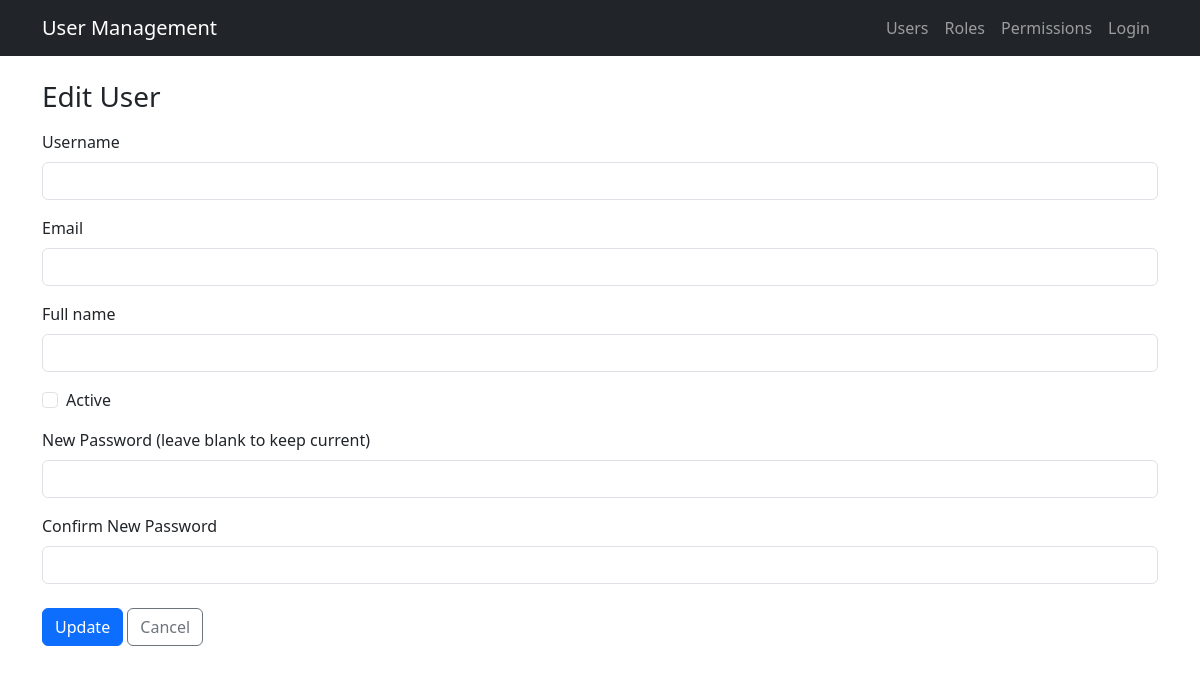
The app's page /users/3/edit, older data.
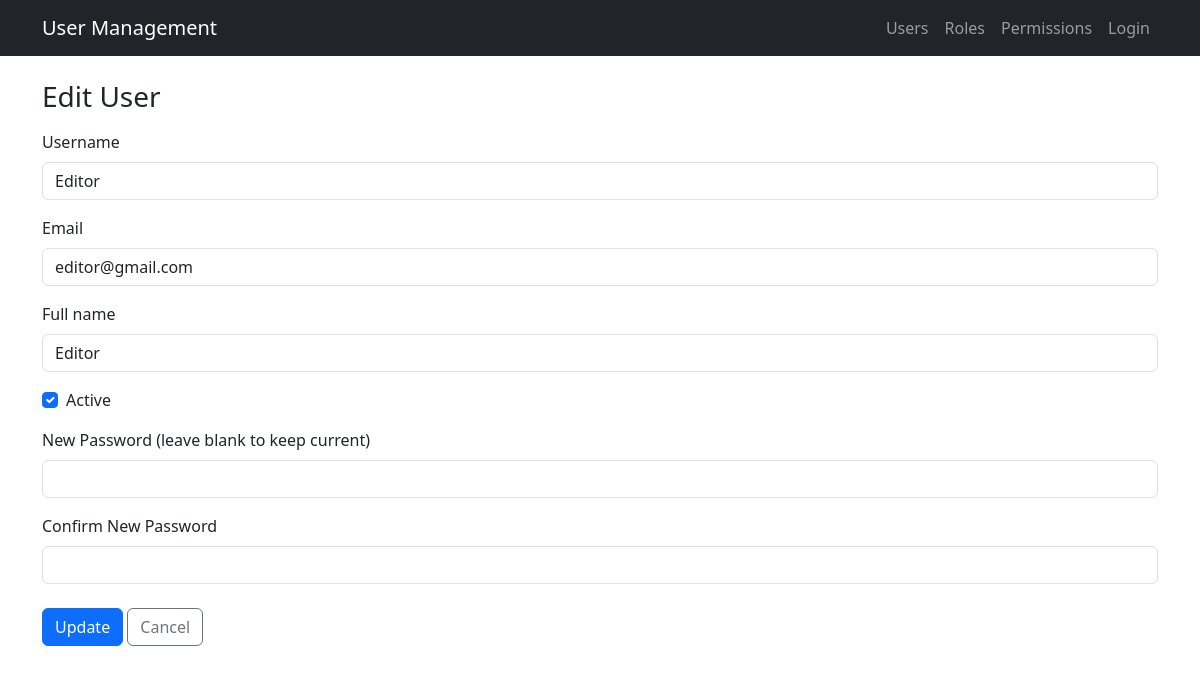
The same page, newer data.
### app/models/user.py (models this page shows, shortened)
class User(UserMixin, db.Model):
    __tablename__ = "users"
    id = db.Column(db.Integer, primary_key=True)
    username = db.Column(db.String(80), unique=True, nullable=False)
    email = db.Column(db.String(120), unique=True, nullable=False)
    full_name = db.Column(db.String(120), nullable=False)
    is_active = db.Column(db.Boolean, default=True, nullable=False)
    password_hash = db.Column(db.String(255), nullable=False)
    created_at = db.Column(db.DateTime, default=datetime.utcnow, nullable=False)
    updated_at = db.Column(db.DateTime, default=datetime.utcnow,
                           onupdate=datetime.utcnow, nullable=False)
    roles = db.relationship("Role", secondary="user_roles", back_populates="users")

### app/routes/user_routes.py (the view, shortened to what this page needs)
@user_bp.route("/<int:user_id>/edit", methods=["GET", "POST"])
def edit(user_id: int):
    user = UserService.get_by_id(user_id)
    form = UserEditForm(original_user=user, obj=user)
    return render_template("users/edit.html", form=form)

### app/forms/user_forms.py (shortened to what this page needs)
class UserEditForm(FlaskForm):
    username = StringField(
        "Username",
        validators=[DataRequired(), Length(min=3, max=80)],
    )
    email = StringField(
        "Email",
        validators=[DataRequired(), Email(), Length(max=120)],
    )
    full_name = StringField(
        "Full name",
        validators=[Length(max=120)],
    )
    is_active = BooleanField("Active")
    password = PasswordField(
        "New Password (leave blank to keep current)",
        validators=[Optional(), strong_password, Length(min=6)],
    )
    password2 = PasswordField(
        "Confirm New Password",
        validators=[EqualTo("password", message="Password don't match!")],
    )
    submit = SubmitField("Update")
    def __init__(self, original_user: User, *args, **kwargs):
        super().__init__(*args, **kwargs)
        self.original_user = original_user

### app/services/user_service.py (called while the page is built)
    @staticmethod
    def get_by_id(user_id: int) -> Optional[User]:
        return User.query.get(user_id)

### app/templates/users/edit.html
{% extends "layouts/base.html" %} {% block title %}Edit User{% endblock %} {%
block content %}
<h1 class="h3 mb-3">Edit User</h1>
<form method="post" novalidate>
  {% set submit_label = "Save changes" %} {% include "users/_form.html" %}
</form>
{% endblock %}

### app/templates/users/_form.html (shortened to what this page needs)
<div class="mb-3">
  {{ form.username.label(class="form-label") }} {{
  form.username(class="form-control") }}
</div>
<div class="mb-3">
  {{ form.email.label(class="form-label") }} {{ form.email(class="form-control")
  }}
</div>
<div class="mb-3">
  {{ form.full_name.label(class="form-label") }} {{
  form.full_name(class="form-control") }}
</div>
<div class="form-check mb-3">
  {{ form.is_active(class="form-check-input") }} {{
  form.is_active.label(class="form-check-label") }}
</div>
{% if form.password %}
<div class="mb-3">
  {{ form.password.label(class="form-label") }} {{
  form.password(class="form-control") }}
</div>
{% endif %}  {% if form.password2 %}
<div class="mb-3">
  {{ form.password2.label(class="form-label") }} {{
  form.password2(class="form-control") }}
</div>
{% endif %}
<div class="mt-4">
  {{ form.submit(class="btn btn-primary") }}
  <a href="{{ url_for('users.index') }}" class="btn btn-outline-secondary"
    >Cancel</a
  >
</div>

Row changes from the older to the newer data that the page shows:
added User: username "Editor", email "editor@gmail.com", full_name "Editor", is_active "☑"
Text that changed along with them:
form field is_active: "☐" → (not shown)
